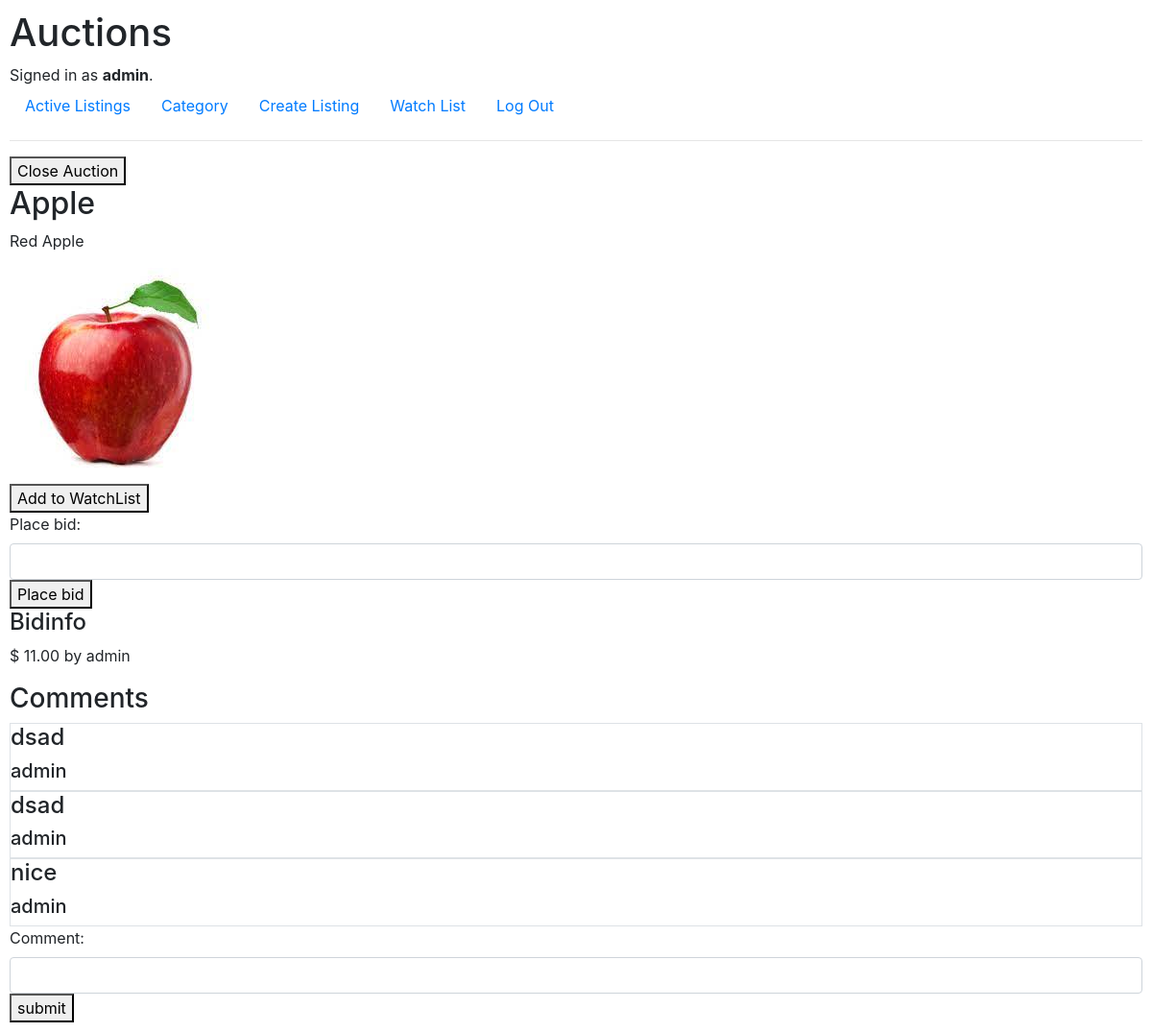
Page /listing/1/ (signed in) on the committed database.
### auctions/models.py (models this page shows)
class User(AbstractUser):
    pass

class AuctionListing(models.Model):
    categories = [
        ("Fashion", "Fashion"),
        ("Toys", "Toys"),
        ("Electronic", "Electronic"),
        ("Home","Home"),
        ("Food","Food"),
    ]
    id = models.BigAutoField(primary_key=True)
    title = models.CharField(max_length=64)
    description = models.CharField(max_length=5000)
    starting_bid = models.DecimalField(decimal_places=2, max_digits=15)
    category = models.CharField(blank=True,max_length=64, choices=categories)
    image = models.ImageField(blank=True,upload_to="image")
    active = models.BooleanField()
    created = models.DateTimeField()
    createdby = models.ForeignKey(User,verbose_name="createdby",on_delete=models.CASCADE)
    def __str__(self) -> str:
        return f"id:{self.id}, title:{self.id}, description:{self.description}, starting bid:{self.starting_bid}, active:{self.active} "

class AuctionBidsModel(models.Model):
    id = models.BigAutoField(primary_key=True)
    highestbid = models.DecimalField(decimal_places=2, max_digits=15)
    highestbiduser = models.ForeignKey(User,on_delete=models.CASCADE, related_name="highestbiduser")
    biditem = models.ForeignKey(AuctionListing,on_delete=models.CASCADE)
    def __str__(self) -> str:
        return f"id:{self.id},highestbid: {self.highestbid}, by:{self.highestbiduser} on item:{self.biditem}"

class CommentsModel(models.Model):
    id = models.BigAutoField(primary_key=True)
    commentby = models.ForeignKey(User,on_delete=models.CASCADE, related_name="usercomments")
    comment = models.CharField(max_length=5000)
    item = models.ForeignKey(AuctionListing,on_delete=models.CASCADE, default=1)

### auctions/views.py (the view)
# urls.py: path("listing/<int:listing_id>/", views.listing, name="listing"),
def listing(request,listing_id):
    list_item = AuctionListing.objects.get(id=listing_id)
    current_user = User.objects.get(id =request.user.id)
    watchlist_entries = current_user.userwatchlist.all()
    exists = watchlist_entries.filter(auctionlisting = list_item)
    owner = request.user == list_item.createdby
    bidinfo = AuctionBidsModel.objects.filter(biditem=list_item)
    bidinfo = bidinfo.first()
    print(bidinfo)
    comments = CommentsModel.objects.filter(item = list_item)
    return render(request,"auctions/listing.html", {
        "listing": list_item,
        "media_url": settings.MEDIA_URL,
        "exists": exists,
        "bidform": BidForm(),
        "owner": owner,
        "bidinfo":bidinfo,
        "comments":comments,
        "commentform":CommentForm(),
    })

### auctions/views.py
class BidForm(forms.Form):
    place_bid = forms.DecimalField(decimal_places=2, max_digits=15, min_value=0.01,widget=forms.NumberInput(attrs={'class': 'form-control'}))

class CommentForm(forms.Form):
    comment = forms.CharField(max_length=64,widget=forms.TextInput(attrs={'class': 'form-control'}))

### auctions/templates/auctions/listing.html (shortened to what this page needs)
{% extends "auctions/layout.html" %}
{% block body %}
  {% if owner and listing.active %}
  <form action="{% url 'closelisting' listing.id %}" method="post">
    <button type="submit">Close Auction</button>
  </form>
  {% elif not owner and listing.active %}
  <h3>Listing is open</h3>
  {% else %}
   <h2>The winner is</h2>
  {% endif %}
  <h2> {{ listing.title }} </h2>
  <p> {{ listing.description }}</p>
  {% if listing.image %}
    <img src="{{ media_url }}{{ listing.image }}" alt="">
  {% else %}
   <h2>No image</h2>
  {% endif %}
  {% if exists %}
  <form action="{% url 'removefromwatchlist' listing.id %}" method="post">
    {% csrf_token %}
    <button type="submit">Remove from WatchList</button>
  </form>
  {% else %}
    <form action="{% url 'addtowatchlist' listing.id %}" method="post">
    <button type="submit">Add to WatchList</button>
    </form>
  {% endif %}
  {% if listing.active %}
  <form action="{% url 'placebid' listing.id %}" method="post">
    {{ bidform }}
    <button type="submit">Place bid</button>
  </form>
  {% else %}
    <h3> The auction of the item has ended. Winner will be announced.</h3>
  {% endif %}
  <h4>Bidinfo</h4>
  <p>$ {{ bidinfo.highestbid }} by {{ bidinfo.highestbiduser}}</p>
  <h3>Comments</h3>
  {% for comment in comments %}
  <div class="border">
    <h4>{{ comment.comment }}</h4>
    <h5> {{ comment.commentby }}</h5>
  </div>
  {% endfor %}
  <form action="{% url 'addcomment' listing.id %}" method="post">
    {{ commentform }}
    <button type="submit">submit</button>
  </form>
{% endblock %}

### auctions/templates/auctions/layout.html (shortened to what this page needs)
{% load static %}
<!DOCTYPE html>
<html lang="en">
    <head>
        <link rel="stylesheet" href="https://stackpath.bootstrapcdn.com/bootstrap/4.4.1/css/bootstrap.min.css">
        <link href="{% static 'auctions/styles.css' %}" rel="stylesheet">
    </head>
    <body>
        <h1>Auctions</h1>
        <div>
            {% if user.is_authenticated %}
                Signed in as <strong>{{ user.username }}</strong>.
            {% else %}
                Not signed in.
            {% endif %}
        </div>
        <ul class="nav">
            <li class="nav-item">
                <a class="nav-link" href="{% url 'index' %}">Active Listings</a>
            </li>
            <li class="nav-item">
                <a class="nav-link" href="{% url 'category' %}">Category</a>
            </li>
            {% if user.is_authenticated %}
                <li class="nav-item">
                    <a class="nav-link" href="{% url 'create_auction' %}">Create Listing</a>
                </li>
                <li class="nav-item">
                    <a class="nav-link" href="{% url 'watchlist' %}">Watch List</a>
                </li>
                <li class="nav-item">
                    <a class="nav-link" href="{% url 'logout' %}">Log Out</a>
                </li>
            {% endif %}
        </ul>
        <hr>
        {% block body %}
        {% endblock %}
    </body>
</html>

### auctions/static/auctions/styles.css (style rules this page uses)
body { padding: 10px; }

### rows in the picture
User: username "admin"
AuctionListing: title "Apple", description "Red Apple", image (picture)
AuctionBidsModel: highestbid "11.00", highestbiduser "admin"
CommentsModel: comment "dsad", commentby "admin"
CommentsModel: comment "dsad", commentby "admin"
CommentsModel: comment "nice", commentby "admin"
